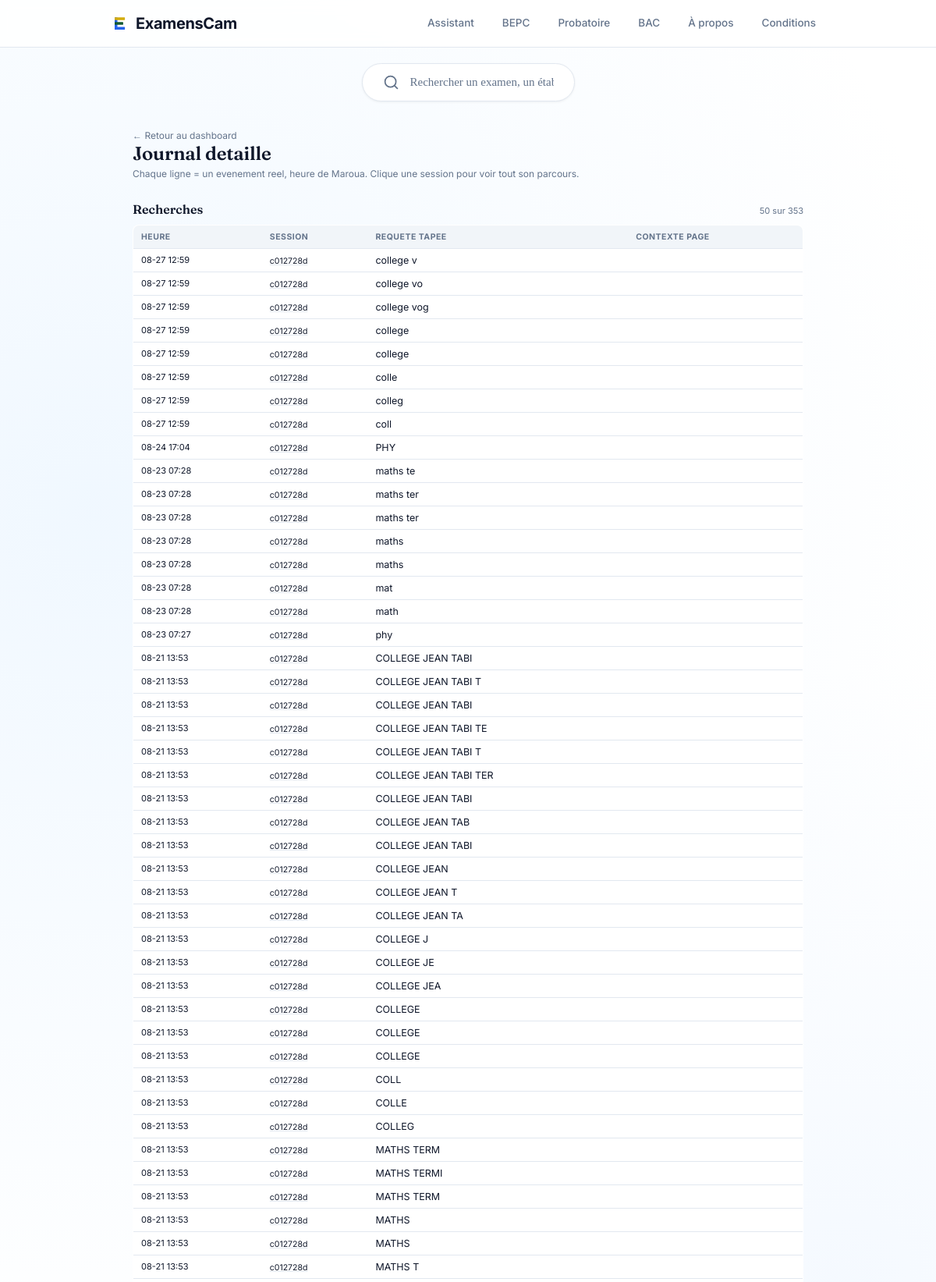
The page /admin/dashboard/journal (signed in, upper part) on the database its author committed.
### tables this page shows
CREATE TABLE evenements (
            id INTEGER PRIMARY KEY AUTOINCREMENT,
            type_evenement TEXT NOT NULL,   -- 'page_vue', 'recherche', 'clic_resultat', 'redirection_externe', 'vue_blanche'
            session_id TEXT NOT NULL,       -- UUID anonyme, cookie cote client, aucune donnee personnelle
            route TEXT,                     -- chemin de la page (ex: /bac/C)
            niveau TEXT,
            serie TEXT,
            matiere TEXT,
            requete TEXT,                   -- texte tape, si type='recherche'
            destination TEXT,               -- URL cliquee, si type='clic_resultat'
            referrer TEXT,                  -- d'ou vient le visiteur (autre page du site, ou externe)
            date_evenement TEXT DEFAULT (datetime('now'))
        );

### app.py (the view)
@app.route('/admin/dashboard/journal')
@admin_requis
def admin_journal():
    jours = request.args.get('jours', 30, type=int)
    offset_recherches = request.args.get('or_', 0, type=int)
    offset_clics = request.args.get('oc', 0, type=int)
    return render_template('admin_journal.html',
        recherches=stats_journal_recherches(jours, offset=offset_recherches),
        clics=stats_journal_clics(jours, offset=offset_clics),
        jours=jours,
    )

### analytics.py (called while the page is built)
def get_connection():
    conn = sqlite3.connect(DB_PATH)
    conn.row_factory = sqlite3.Row
    return conn

def get_ou_creer_session(request, response=None):
    session_id = request.cookies.get('ec_session')
    if not session_id:
        session_id = str(uuid.uuid4())
    return session_id

def est_probablement_bot(user_agent) -> bool:
    if not user_agent:
        return True
    ua = user_agent.lower()
    return any(b in ua for b in BOTS_CONNUS)

### app.py (called while the page is built, shortened)
@app.context_processor
def inject_globals():
    eleve_nav = None
    eleve_id = session.get('eleve_id')
    if eleve_id:
        eleve_nav = get_eleve_par_id(eleve_id)
        if not eleve_nav:
            session.pop('eleve_id', None)
    return {'site_nom': 'ExamensCam', 'eleve_nav': eleve_nav}

@app.before_request
def _avant_requete():
    g.session_id = get_ou_creer_session(request)
    route_ignoree = any(request.path.startswith(p) for p in ROUTES_IGNOREES_TRACKING)
    admin_actif = session.get('admin_connecte', False)
    bot = est_probablement_bot(request.headers.get('User-Agent'))

@app.after_request
def _apres_requete(response):
    if not request.cookies.get('ec_session') and hasattr(g, 'session_id'):
        response.set_cookie('ec_session', g.session_id, max_age=60*60*24*365, samesite='Lax')
    return response

def admin_requis(f):
    @wraps(f)
    def wrapper(*args, **kwargs):
        if not session.get('admin_connecte'):
            return redirect('/admin/login')
        return f(*args, **kwargs)
    return wrapper

@app.context_processor
def inject_eleve():
    eleve_id = session.get('eleve_id')
    eleve = get_eleve_par_id(eleve_id) if eleve_id else None
    return {'eleve_connecte': eleve}

### templates/admin_journal.html (shortened to what this page needs)
{% extends 'base.html' %}
{% block content %}
<div class="dash-wrap">
  <a href="/admin/dashboard?jours={{ jours }}" class="dash-back">&larr; Retour au dashboard</a>
  <h1 class="dash-title">Journal detaille</h1>
  <p class="dash-sub">Chaque ligne = un evenement reel, heure de Maroua. Clique une session pour voir tout son parcours.</p>
  <div class="dash-section">
    <p class="dash-section-titre">
      <span>Recherches</span>
      <span class="dash-section-total">{{ recherches.lignes|length }} sur {{ recherches.total }}</span>
    </p>
    {% if recherches.lignes %}
    <table class="dash-table">
      <tr><th>Heure</th><th>Session</th><th>Requete tapee</th><th>Contexte page</th></tr>
      {% for r in recherches.lignes %}
      <tr>
        <td class="dash-heure">{{ r.date_evenement[5:16] }}</td>
        <td><a href="/admin/session/{{ r.session_id }}?jours={{ jours }}" class="dash-session-id">{{ r.session_id[:8] }}</a></td>
        <td>{{ r.requete }}</td>
        <td>{{ r.niveau or '' }} {{ r.matiere or '' }}</td>
      </tr>
      {% endfor %}
    </table>
    {% else %}
    <div class="dash-vide">Aucune recherche enregistree pour l'instant.</div>
    {% endif %}
  </div>
</div>
{% endblock %}

### templates/base.html (shortened to what this page needs)
<!DOCTYPE html>
<html lang="fr">
<head>
  <link rel="stylesheet" href="{{ url_for('static', filename='css/nouvelles_pages.css') }}">
</head>
<body class="{% block body_class %}{% endblock %}">
  {% set path_lower = request.path|lower %}
  {% set lien_scope = None %}
  {% set libelle_scope = None %}
  {% if eleve_nav %}
    {% if eleve_nav.niveau == 'BEPC' %}
      {% set lien_scope = url_for('bepc') %}
      {% set libelle_scope = 'BEPC' %}
    {% elif eleve_nav.niveau == 'Probatoire' %}
      {% set lien_scope = url_for('probatoire_serie', serie=eleve_nav.serie) if eleve_nav.serie else url_for('probatoire') %}
      {% set libelle_scope = 'Probatoire ' + eleve_nav.serie if eleve_nav.serie else 'Probatoire' %}
    {% elif eleve_nav.niveau == 'BAC' %}
      {% set lien_scope = url_for('bac_serie', serie=eleve_nav.serie) if eleve_nav.serie else url_for('bac') %}
      {% set libelle_scope = 'BAC ' + eleve_nav.serie if eleve_nav.serie else 'BAC' %}
    {% endif %}
  {% endif %}
  {% block navbar %}
  <nav class="navbar">
    <div class="navbar-inner">
      <a href="/" class="navbar-brand">
        <img src="{{ url_for('static', filename='img/logo.svg') }}" alt="ExamensCam" width="28" height="28">
        <span class="brand-name">ExamensCam</span>
      </a>
      <ul class="nav-links">
        <li><a href="/" class="{{ 'active' if request.path == '/' else '' }}">Assistant</a></li>
        {% if eleve_nav %}
          {# Élève connecté : SON niveau/série uniquement, pas le choix
             générique -- voir scope_eleve_autorise() côté serveur pour
             la garde d'accès réelle, ceci n'est que l'affichage. #}
          {% if lien_scope %}
          <li><a href="{{ lien_scope }}" class="scope-perso {{ 'active' if path_lower.startswith(lien_scope|lower) else '' }}">{{ libelle_scope }}</a></li>
          {% endif %}
          <li><a href="/mon-compte" class="{{ 'active' if 'mon-compte' in path_lower else '' }}">Mon compte</a></li>
        {% else %}
          <li><a href="/bepc" class="{{ 'active' if 'bepc' in path_lower else '' }}">BEPC</a></li>
          <li><a href="/probatoire" class="{{ 'active' if 'probatoire' in path_lower else '' }}">Probatoire</a></li>
          <li><a href="/bac" class="{{ 'active' if 'bac' in path_lower else '' }}">BAC</a></li>
        {% endif %}
        <li><a href="/a-propos" class="{{ 'active' if 'a-propos' in path_lower else '' }}">À propos</a></li>
        <li><a href="/conditions" class="{{ 'active' if 'conditions' in path_lower else '' }}">Conditions</a></li>
      </ul>
    </div>
  </nav>
  {% endblock %}
  {% block barre_recherche %}{% include '_recherche.html' ignore missing %}{% endblock %}
  <main>
    {% block content %}{% endblock %}
  </main>
</body>
</html>

### templates/_recherche.html (shortened to what this page needs)
{% set ctx_niveau = niveau if niveau is defined and niveau else '' %}
{% set ctx_serie = serie if serie is defined and serie else '' %}
{% set ctx_matiere = matiere if matiere is defined and matiere else '' %}
<div class="search-zone{% if not ctx_niveau and not ctx_matiere %} accueil{% endif %}">
  <div class="search-pill">
    <span class="search-icon">
      <svg viewBox="0 0 24 24" fill="none" stroke="currentColor" stroke-width="2" stroke-linecap="round" stroke-linejoin="round">
        <circle cx="11" cy="11" r="8"></circle>
        <line x1="21" y1="21" x2="16.65" y2="16.65"></line>
      </svg>
    </span>
    <input
      type="text"
      class="search-input"
      id="search-input"
      data-niveau="{{ ctx_niveau }}"
      data-serie="{{ ctx_serie }}"
      data-matiere="{{ ctx_matiere }}"
      placeholder="{% if ctx_matiere %}Rechercher en {{ ctx_matiere }}...{% elif ctx_serie %}Rechercher en {{ ctx_niveau }} {{ ctx_serie }}...{% elif ctx_niveau %}Rechercher en {{ ctx_niveau }}...{% else %}Rechercher un examen, un établissement...{% endif %}"
      autocomplete="off"
    >
  </div>
</div>

### static/css/nouvelles_pages.css (style rules this page uses)
:root { --ec-paper: #FFFFFF; --ec-ink: #0F172A; --ec-ink-soft: #64748B; --ec-line: #E2E8F0; --ec-line-soft: #F8FAFC; --ec-surface: #FFFFFF; --ec-accent: #2563EB; --ec-accent-soft: #F1F5F9; --ec-serif-titre: 'Fraunces', Georgia, serif; --ec-serif-corps: 'Source Serif 4', Georgia, serif; --ec-serif: var(--ec-serif-corps); --ec-sans: 'Inter', -apple-system, BlinkMacSystemFont, "Segoe UI", Arial, sans-serif; --ec-mono: ui-monospace, "SF Mono", "Cascadia Mono", monospace; }

### templates/base.html (style rules this page uses)
:root { --paper: #FFFFFF; --ink: #0F172A; --ink-soft: #64748B; --line: #E2E8F0; --line-soft: #F8FAFC; --surface: #FFFFFF; --accent: #2563EB; --accent-soft: #F1F5F9; --radius: 8px; }
*, *::before, *::after { box-sizing: border-box; margin: 0; padding: 0; }
html { scroll-behavior: smooth; }
body { font-family: 'Inter', sans-serif; background: radial-gradient(circle at 10% 20%, rgba(218, 237, 255, 0.40) 0%, transparent 40%), radial-gradient(circle at 90% 50%, rgba(226, 239, 255, 0.35) 0%, transparent 40%), radial-gradient(circle at 50% 95%, rgba(236, 244, 255, 0.45) 0%, transparent 45%), var(--paper); color: var(--ink); min-height: 100vh; display: flex; flex-direction: column; -webkit-font-smoothing: antialiased; }
main { flex: 1; }
a { color: inherit; }
h1, h2, h3, .serif { font-family: 'Fraunces', serif; font-weight: 700; letter-spacing: -0.01em; }
.navbar { background: rgba(255, 255, 255, 0.85); backdrop-filter: blur(8px); border-bottom: 1px solid var(--line); position: sticky; top: 0; z-index: 100; }
.navbar-inner { max-width: 960px; margin: 0 auto; padding: 0 20px; height: 60px; display: flex; align-items: center; justify-content: space-between; }
.navbar-brand { text-decoration: none; display: flex; align-items: center; gap: 6px; }
.brand-name { font-family: 'Inter', sans-serif; font-size: 20px; font-weight: 700; color: #0F172A; letter-spacing: -0.02em; }
.nav-links { display: none; align-items: center; gap: 8px; list-style: none; }
.nav-links a { display: block; padding: 6px 14px; font-size: 13.5px; font-weight: 500; color: var(--ink-soft); text-decoration: none; border-bottom: 2px solid transparent; transition: color 0.15s, border-color 0.15s; }
@media (min-width: 640px) { .nav-links { display: flex; } }

### templates/_recherche.html (style rules this page uses)
.search-zone { max-width: 660px; margin: 0 auto; padding: 20px 20px 8px; position: relative; }
.search-zone.accueil { max-width: 660px; }
.search-pill { display: flex; align-items: center; gap: 14px; background: var(--surface); border: 1px solid var(--line); border-radius: 999px; padding: 13px 26px; box-shadow: 0 1px 3px rgba(0,0,0,0.06); transition: box-shadow 0.15s, border-color 0.15s; }
.search-icon { flex-shrink: 0; width: 21px; height: 21px; color: var(--ink-soft); }
.search-icon svg { display: block; width: 100%; height: 100%; }
.search-input { flex: 1; background: none; border: none; padding: 0; font-family: 'Source Serif 4', serif; font-size: 15px; color: var(--ink); outline: none; min-width: 0; }
.search-input::placeholder { color: var(--ink-soft); }

### rows shown on the page
evenements: date_evenement "08-27 12:59", session_id "c012728d", requete "college v"
evenements: date_evenement "08-27 12:59", session_id "c012728d", requete "college vo"
evenements: date_evenement "08-27 12:59", session_id "c012728d", requete "college vog"
evenements: date_evenement "08-27 12:59", session_id "c012728d", requete "college"
evenements: date_evenement "08-27 12:59", session_id "c012728d", requete "college"
evenements: date_evenement "08-27 12:59", session_id "c012728d", requete "colle"
evenements: date_evenement "08-27 12:59", session_id "c012728d", requete "colleg"
evenements: date_evenement "08-27 12:59", session_id "c012728d", requete "coll"
evenements: date_evenement "08-24 17:04", session_id "c012728d", requete "PHY"
evenements: date_evenement "08-23 07:28", session_id "c012728d", requete "maths te"
evenements: date_evenement "08-23 07:28", session_id "c012728d", requete "maths ter"
evenements: date_evenement "08-23 07:28", session_id "c012728d", requete "maths ter"
evenements: date_evenement "08-23 07:28", session_id "c012728d", requete "maths"
evenements: date_evenement "08-23 07:28", session_id "c012728d", requete "maths"
evenements: date_evenement "08-23 07:28", session_id "c012728d", requete "mat"
evenements: date_evenement "08-23 07:28", session_id "c012728d", requete "math"
evenements: date_evenement "08-23 07:27", session_id "c012728d", requete "phy"
evenements: date_evenement "08-21 13:53", session_id "c012728d", requete "COLLEGE JEAN TABI"
evenements: date_evenement "08-21 13:53", session_id "c012728d", requete "COLLEGE JEAN TABI T"
evenements: date_evenement "08-21 13:53", session_id "c012728d", requete "COLLEGE JEAN TABI"
evenements: date_evenement "08-21 13:53", session_id "c012728d", requete "COLLEGE JEAN TABI TE"
evenements: date_evenement "08-21 13:53", session_id "c012728d", requete "COLLEGE JEAN TABI T"
evenements: date_evenement "08-21 13:53", session_id "c012728d", requete "COLLEGE JEAN TABI TER"
evenements: date_evenement "08-21 13:53", session_id "c012728d", requete "COLLEGE JEAN TABI"
evenements: date_evenement "08-21 13:53", session_id "c012728d", requete "COLLEGE JEAN TAB"
evenements: date_evenement "08-21 13:53", session_id "c012728d", requete "COLLEGE JEAN TABI"
evenements: date_evenement "08-21 13:53", session_id "c012728d", requete "COLLEGE JEAN"
evenements: date_evenement "08-21 13:53", session_id "c012728d", requete "COLLEGE JEAN T"
evenements: date_evenement "08-21 13:53", session_id "c012728d", requete "COLLEGE JEAN TA"
evenements: date_evenement "08-21 13:53", session_id "c012728d", requete "COLLEGE J"
evenements: date_evenement "08-21 13:53", session_id "c012728d", requete "COLLEGE JE"
evenements: date_evenement "08-21 13:53", session_id "c012728d", requete "COLLEGE JEA"
evenements: date_evenement "08-21 13:53", session_id "c012728d", requete "COLLEGE"
evenements: date_evenement "08-21 13:53", session_id "c012728d", requete "COLLEGE"
evenements: date_evenement "08-21 13:53", session_id "c012728d", requete "COLLEGE"
evenements: date_evenement "08-21 13:53", session_id "c012728d", requete "COLL"
evenements: date_evenement "08-21 13:53", session_id "c012728d", requete "COLLE"
evenements: date_evenement "08-21 13:53", session_id "c012728d", requete "COLLEG"
evenements: date_evenement "08-21 13:53", session_id "c012728d", requete "MATHS TERM"
evenements: date_evenement "08-21 13:53", session_id "c012728d", requete "MATHS TERMI"
evenements: date_evenement "08-21 13:53", session_id "c012728d", requete "MATHS TERM"
evenements: date_evenement "08-21 13:53", session_id "c012728d", requete "MATHS"
evenements: date_evenement "08-21 13:53", session_id "c012728d", requete "MATHS"
evenements: date_evenement "08-21 13:53", session_id "c012728d", requete "MATHS T"

### other values the page prints
{{ recherches.lignes|length }} "50"
{{ recherches.total }} "353"
